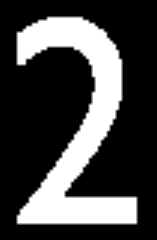
#> input picture src/testers/sample.png, 157 x 240 px
$ jupyter execute mosse_tester.ipynb
#> lines starting #> are read from the running program, lines starting #| are printed output that depends on the picture
### src/LocalTracker/features/mosse.py
# NanoSciTracker - 2020
# Author: Luis G. Leon Vega <luis@luisleon.me>
#
# Licensed to the Apache Software Foundation (ASF) under one
# or more contributor license agreements.  See the NOTICE file
# distributed with this work for additional information
# regarding copyright ownership.  The ASF licenses this file
# to you under the Apache License, Version 2.0 (the
# "License"); you may not use this file except in compliance
# with the License.  You may obtain a copy of the License at
#
#   http://www.apache.org/licenses/LICENSE-2.0
#
# Unless required by applicable law or agreed to in writing,
# software distributed under the License is distributed on an
# "AS IS" BASIS, WITHOUT WARRANTIES OR CONDITIONS OF ANY
# KIND, either express or implied.  See the License for the
# specific language governing permissions and limitations
# under the License.
#
# This project was sponsored by CNR-IOM
# Master in High-Performance Computing - SISSA

import numpy as np
import copy
import cv2 as cv

from features.feature import Feature

def randWarp(win):
    '''
    Auxiliar function
    This generates a random warp transformation for the window image to get
    multiple perspectives and train the filter in a proper way, reducing the
    overfitting

    Input: a window to transform
    Output: window transformed randomly
    '''
    C = 0.1
    ang = np.random.uniform(-1. * C, C)
    s = np.sin(ang)
    c = np.cos(ang)

    warp_transform = \
    np.array([[c + np.random.uniform(-1. * C, C), -s + np.random.uniform(-1. * C, C), 0.], \
            [s + np.random.uniform(-1. * C, C), c + np.random.uniform(-1. * C, C), 0.]])

    h, w = win.shape
    center_warp = np.array([[w/2], [h/2]])
    warp_transform[:,2:] = center_warp - warp_transform[:,:2].dot(center_warp)

    return cv.warpAffine(win, M=warp_transform, dsize=(w, h), borderMode=cv.BORDER_REFLECT)

def preprocess(win, hanWin):
    '''
    Preprocess the image applying the hanningWindow on top of it

    Input: window to preprocess (win) and hanningWindow
    '''
    win.astype(np.float32)
    win = np.log(win + 1.)
    mean, std = cv.meanStdDev(win)
    win = (win - mean) / (std + .00001)

    return win * hanWin

class MosseFilter(Feature):
    def __init__(self, lr=0.2, th=5.7):
        super().__init__()

        # Filter details
        self.A = None
        self.B = None
        self.H = None
        self.G = None
        self.hanWin = None
        self.size = None
        self.f = None
        self.PSR = 0
        self.last_frame = None
        self.center = None

        # Hyper-parameters
        self.lr = lr
        self.th = th

    def extractBoundingBox(self, bounding_box):
        p1, p2 = bounding_box
        w_bb = p2[0] - p1[0]
        h_bb = p2[1] - p1[1]

        h = cv.getOptimalDFTSize(h_bb)
        w = cv.getOptimalDFTSize(w_bb)

        return p1, w, h

    def initialise(self, gray_image, bounding_box):
        '''
        Receives a grayscale frame and a bounding box and operates over it
        return True if OK

        Bounding box format: ((x0, y0),(x1, y1))

        This uses the Numpy FFT since it already represents the numbers in
        complex representation and allows to do Spectrum Multiplciation and
        Vision in a straight-forward fashion
        '''
        self.last_frame = gray_image
        p1, w, h = self.extractBoundingBox(bounding_box)
        p1, p2 = bounding_box
        cols = p2[0] - p1[0]
        rows = p2[1] - p1[1]

        self.size = (w, h)
        x1 = int(round((2 * p1[0] + cols - w)/2))
        y1 = int(round((2 * p1[1] + rows - h)/2))
        self.center = (x1 + (w/2), y1 + (h/2))

        # Get inputs - window from BBox and the HanningWindow for gaussianity
        window = cv.getRectSubPix(gray_image, self.size, self.center)
        self.hanWin = cv.createHanningWindow(self.size, cv.CV_32F)

        # Create goal and its FFT
        g = np.zeros((h,w), np.float32)
        g[int(h/2)][int(w/2)] = 1.
        g = cv.GaussianBlur(g, (-1,-1), 2.0)
        maxVal = cv.minMaxLoc(g)[1]
        maxVal = 1. / maxVal
        g = g * maxVal
        self.G = np.fft.fft2(g)

        # Initialise the filter and other elements
        self.A = np.zeros(self.G.shape, dtype=np.complex128)
        self.B = np.zeros(self.G.shape, dtype=np.complex128)

        # Train the filter with a random warping
        for i in range(8):
            warped = randWarp(window)
            self.f = preprocess(warped, self.hanWin)
            F = np.fft.fft2(self.f)
            A_i = self.G * np.conjugate(F)
            B_i = F * np.conjugate(F)
            self.A += A_i
            self.B += B_i

        mask_b = np.ma.array(self.B, mask=(self.B==0))
        self.H = self.A / mask_b
        self.H = self.H.filled(0.)

        return True

    def predict(self, gray_image, bounding_box):
        '''
        Receives a grayscale frame and a bounding box and operates over it
        return True if the object matches with the template

        Bounding box format: ((x0, y0),(x1, y1))

        Warning: bounding box should be the same size

        Return True if matching and Bounding Box with location
        '''
        # Verify initialisation
        if self.H is None:
            return (False, bounding_box)

        w_f, h_f = self.size
        p = [0,0]

        # Extract the window
        if not bounding_box is None:
            p1, w, h = self.extractBoundingBox(bounding_box)

            p = [p1[0], p1[1]]

            c0 = p[0] + w/2
            c1 = p[1] + h/2
            self.center = (c0, c1)

            # Align bounding boxes if needed
            if w_f != w or h_f != h:
                p[0] = int(c[0] - (w_f/2))
                p[1] = int(c[1] - (h_f/2))

            self.last_frame = gray_image

        # Get window
        window = cv.getRectSubPix(self.last_frame, self.size, self.center)
        self.f = preprocess(window, self.hanWin)
        # Apply correlation
        F = np.fft.fft2(self.f)
        F_r = F * self.H
        f_r = np.real(np.fft.ifft2(F_r))
        # Find the PSR
        minVal, maxVal, minLoc, maxLoc = cv.minMaxLoc(f_r)
        delta_x = maxLoc[0] - w_f/2
        delta_y = maxLoc[1] - h_f/2
        mean = np.mean(f_r)
        std = np.std(f_r)
        PSR = (maxVal-mean) / (std + 0.00001)
        self.PSR = PSR

        # Threshold PSR
        if PSR < self.th:
            return (False, bounding_box)

        x0 = p[0] + delta_x
        y0 = p[1] + delta_y

        bbox = ((x0, y0),(x0 + w_f, y0 + h_f))
        return True, bbox

    def update(self, gray_image, bounding_box):
        '''
        Receives a grayscale frame and a bounding box and operates over it
        return True if the object matches with the template and updates the
        template

        Bounding box format: ((x0, y0),(x1, y1))

        Warning: bounding box should be the same size

        Return True if matching and Bounding Box with location
        '''
        # Verify initialisation
        if self.H is None:
            return False

        self.last_frame = gray_image

        # Make prediction
        res, bbox = self.predict(gray_image, bounding_box)

        if not res:
            return res

        # Update the filter
        p1, w, h = self.extractBoundingBox(bounding_box)
        self.center = (p1[0] + w/2, p1[1] + h/2)
        window_new = cv.getRectSubPix(gray_image, self.size, self.center)

        # Compute new F
        self.f = preprocess(window_new, self.hanWin)
        F = np.fft.fft2(self.f)

        # Extract the filter
        A_new = self.G * np.conjugate(F)
        B_new = F * np.conjugate(F)

        # Learn
        self.A = self.A*(1 - self.lr) + A_new * self.lr
        self.B = self.B*(1 - self.lr) + B_new * self.lr

        mask_b = np.ma.array(self.B, mask=(self.B==0))
        self.H = self.A / mask_b
        self.H = self.H.filled(0.)

        return res

    # [27 lines left out: function compare, not called in this run]

### src/testers/mosse_tester.ipynb
[cell 1]
import cv2 as cv
import numpy as np
import matplotlib.pyplot as plt
import sys
sys.path.append("../LocalTracker")
sys.path.append("../")

[cell 2]
img = cv.imread("sample.png",0)
#> img is the input picture: shape (240, 157); min 0, max 255, mean 70
plt.imshow(img, cmap="gray")

[cell 3]
from features.mosse import MosseFilter

[cell 4]
filter = MosseFilter()

[cell 5]
h, w = img.shape
#> h = 240; w = 157
bbox = ((0,0),(w-1,h-1))
#> bbox = ((0, 0), (156, 239))

[cell 6]
ret = filter.update(img, bbox)
#> ret = False

[cell 7]
print(ret)
#| False

## Initialise

[cell 8]
filter.initialise(img, bbox)
#> the loop in initialise, `for i in range(8):` made 8 passes
#> (mean in preprocess, std in preprocess) on passes 1 to 8: ([1.7], [2.48]), ([1.59], [2.44]), ([1.54], [2.42]), ([1.62], [2.45]), ([1.64], [2.46]), ([1.51], [2.4]), ([1.58], [2.43]), ([1.75], [2.5])
#> pass 1, in preprocess, `win = np.log(win + 1.)`:
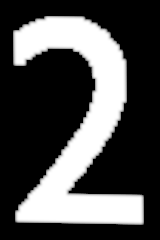
#> win: shape (240, 160) float64; min 0, max 5.55, mean 1.7; drawn with min black and max white
#> pass 1, in initialise, `self.f = preprocess(warped, self.hanWin)`:
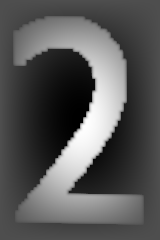
#> self.f: shape (240, 160) float64; min -0.684, max 1.54, mean 0.0769; drawn with min black and max white
#> after the loop in initialise, `for i in range(8):`:
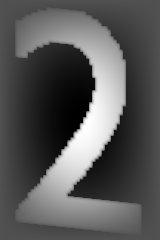
#> self.f: shape (240, 160) float64; min -0.699, max 1.5, mean 0.0602; drawn with min black and max white
#> after the loop in initialise, `for i in range(8):`:
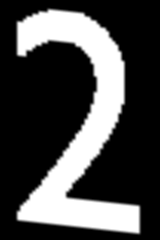
#> warped: shape (240, 160); min 0, max 255, mean 72.8
#> Out = True

## Predict

[cell 9]
center = ((w)/2, (h)/2)
#> center = (78.5, 120)
window = cv.getRectSubPix(img, (w,h), center)
#> window: shape (240, 157)
translate_transform = np.array([[1., 0, -25.3], [0., 1., 10.]])
transformed_win = cv.warpAffine(window, M=translate_transform, dsize=(int(w), int(h)))
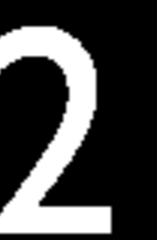
#> transformed_win: shape (240, 157); min 0, max 255, mean 67.2
plt.imshow(transformed_win)
plt.show()
filter.predict(transformed_win, bbox)
#> in preprocess (call 9), `win = np.log(win + 1.)`:
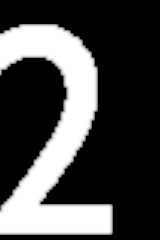
#> win: shape (240, 160) float64; min 0, max 5.55, mean 1.59; drawn with min black and max white
#> in preprocess (call 9), `mean, std = cv.meanStdDev(win)`: mean = [1.59]; std = [2.43]
#> in preprocess (call 9), `return win * hanWin`:
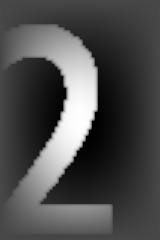
#> returned value: shape (240, 160) float64; min -0.635, max 1.63, mean 0.05; drawn with min black and max white
#> in predict, `f_r = np.real(np.fft.ifft2(F_r))`:
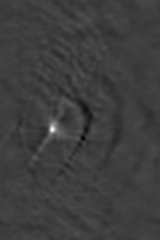
#> f_r: shape (240, 160) float64; min -0.083, max 0.257, mean 0.000393; drawn with min black and max white
#> in predict, `minVal, maxVal, minLoc, maxLoc = cv.minMaxLoc(f_r)`: minVal = -0.083; maxVal = 0.257; minLoc = (83, 138); maxLoc = (52, 129)
#> in predict, `delta_x = maxLoc[0] - w_f/2`: delta_x = -28
#> in predict, `delta_y = maxLoc[1] - h_f/2`: delta_y = 9
#> in predict, `mean = np.mean(f_r)`: mean = 0.000393
#> in predict, `std = np.std(f_r)`: std = 0.0102
#> in predict, `PSR = (maxVal-mean) / (std + 0.00001)`: PSR = 24.99
#> in predict, `x0 = p[0] + delta_x`: x0 = -28
#> in predict, `y0 = p[1] + delta_y`: y0 = 9
#> in predict, `bbox = ((x0, y0),(x0 + w_f, y0 + h_f))`: bbox = ((-28, 9), (132, 249))
#> Out = (True, ((-28, 9), (132, 249)))

[cell 10]
H = filter.H
G = filter.G

[cell 11]
filter_h = np.real(np.fft.ifft2(H))
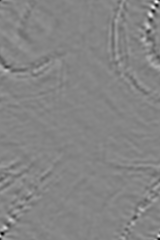
#> filter_h: shape (240, 160) float64; min -0.00187, max 0.00172, mean 2.05e-07; drawn with min black and max white
plt.imshow(filter_h, cmap="gray")

[cell 12]
g = np.real(np.fft.ifft2(G))
plt.imshow(g, cmap="gray")
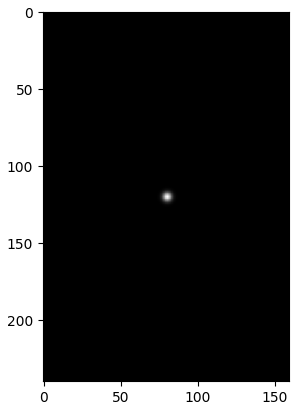
#> figure drawn by matplotlib, 1 panel

## Update

[cell 13]
filter.update(transformed_win, bbox)
#> Out = True

[cell 14]
filter_h = np.real(np.fft.ifft2(H))
plt.imshow(filter_h, cmap="gray")
